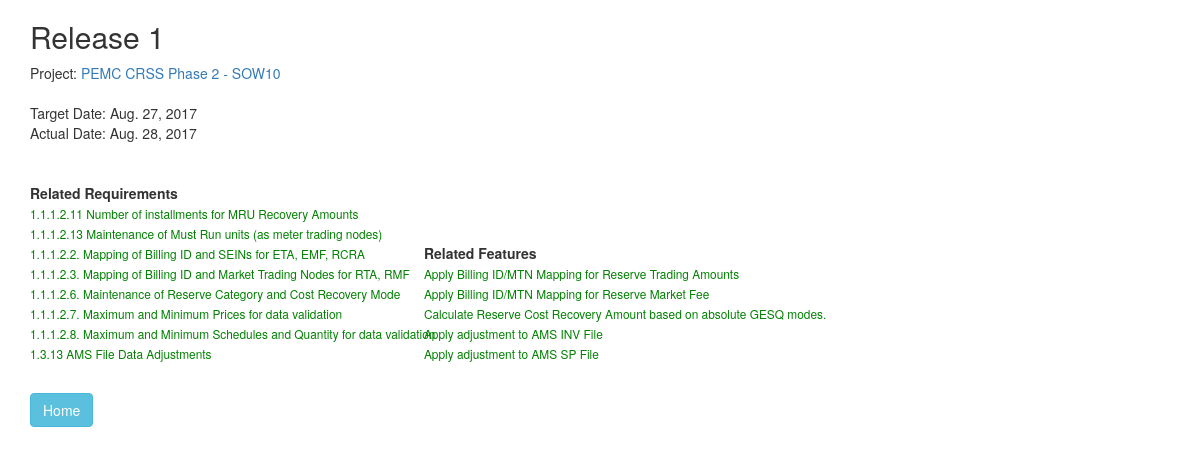
Page /joan/release/1/ on the earlier database version.
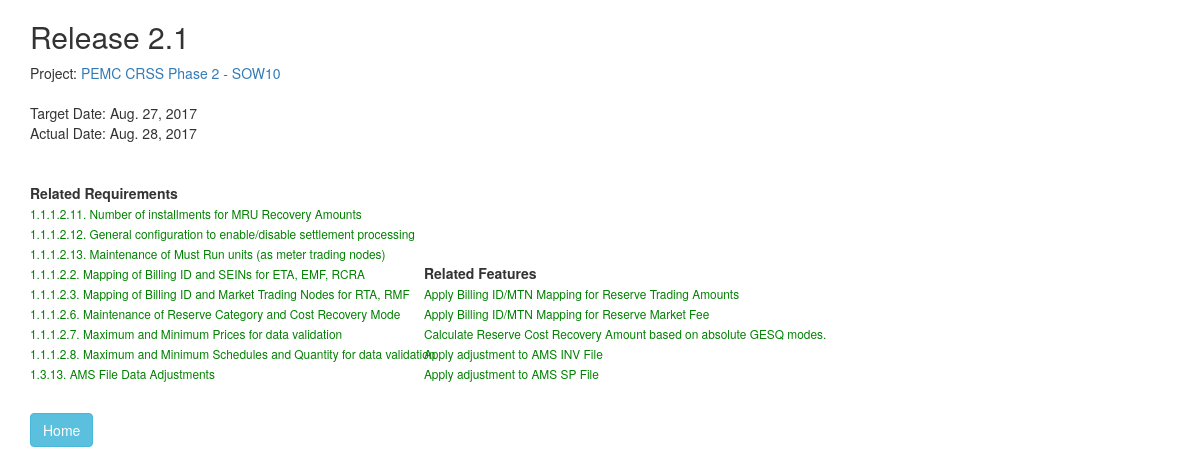
Same page on the later database version.
### joan/models.py (models this page shows, shortened)
class Release (models.Model):
    project = models.ForeignKey(Project, on_delete=models.CASCADE, default=DEFAULT_PROJECT)
    release_name = models.CharField(max_length=50)
    release_target_date = models.DateField(blank=True, null=True)
    release_actual_date = models.DateField(blank=True, null=True)
    release_details = models.CharField(max_length=70,blank=True)
    def __str__(self):
        return "Release " + self.release_name

class Requirement(models.Model):
    release = models.ForeignKey(Release, on_delete=models.CASCADE, null=True, blank=True)
    reqd_id = models.CharField(max_length=15,blank=True)
    requirement_heading = models.CharField(max_length=70,blank=True)
    requirement_text = models.TextField()
    created_at = models.DateTimeField(auto_now_add=True,null=True)
    updated_at = models.DateTimeField(auto_now=True,null=True)
    def __str__(self):
        return self.reqd_id + " " + self.requirement_heading
    class Meta:
        ordering = ['reqd_id', 'id']

class Feature(models.Model):
    project = models.ForeignKey(Project, on_delete=models.CASCADE, default=DEFAULT_PROJECT)
    requirement = models.ManyToManyField(Requirement)
    release = models.ForeignKey(Release, on_delete=models.CASCADE, null=True, blank=True)
    feature_heading = models.CharField('Category', max_length=50,blank=True)
    feature_text = models.CharField('Feature Name', max_length=200)
    feature_detail = models.TextField('Details',max_length=300,blank=True,null=True)
    created_at = models.DateTimeField(auto_now_add=True,null=True)
    updated_at = models.DateTimeField(auto_now=True,null=True)
    def __str__(self):
        return self.feature_text

class Project (models.Model):
    project_name = models.CharField(max_length=50,unique = True)
    slug = models.SlugField(max_length=10, null=True,unique=True)
    project_company = models.CharField(max_length=50)
    project_description = models.CharField(max_length=50)
    project_start_date = models.DateField(blank=True,null=True)
    project_end_date = models.DateField(blank=True, null=True)
    created_at = models.DateTimeField(auto_now_add=True,null=True)
    updated_at = models.DateTimeField(auto_now=True,null=True)
    def __str__(self):
        return self.project_name

### joan/views.py (the view)
# urls.py: url(r'^release/(?P<pk>[a-zA-Z0-9-]+)/$', views.ReleaseView.as_view(), name='release'),
class ReleaseView(generic.DetailView):
    model = Release
    template_name = 'joan/release.html'

### joan/templates/joan/release.html (shortened to what this page needs)
{% load static %}
{% load bootstrap3 %}
{% bootstrap_css %}
<link rel="stylesheet" type="text/css" href="{% static 'joan/style.css' %}" />
<div class="container">
<h2>{{ release }}</h2>
Project: <a href="{% url 'joan:project' release.project.id %}">{{ release.project }}</a> <br>
<br>
Target Date: {{ release.release_target_date }}  <br>
Actual Date: {{ release.release_actual_date }}
</div>
<div class="container horizontal-scroll">
  <div class="row">
    <div class="col-xs-4">
      <b>Related Requirements</b>
      <ul class="list-unstyled">
        {% for requirement in release.requirement_set.all %}
        <li><small><li><a href="{% url 'joan:requirement' requirement.id %}">{{ requirement }}</a></small></li>
        {% endfor %}
        <br>
      </ul>
    </div>
    <div class="col-xs-4">
      <b>Related Features</b>
      <ul class="list-unstyled">
        {% for requirement in release.requirement_set.all %}
          {% for feature in requirement.feature_set.all %}
          <li><small><a href="{% url 'joan:feature' feature.id %}">{{ feature }}</a></small></li>
          {% endfor %}
        {% endfor %}
        <br>
      </ul>
    </div>
  </div>
  <a class="btn btn-info" href="{% url 'joan:project' release.project.id %}">Home</a>
</div>

Differences in the rows shown:
changed Release "PEMC CRSS Phase 2 - SOW10": release_name "Release 1" → "Release 2.1"
changed Requirement: reqd+requirement_heading "1.1.1.2.11 Number of installments for MRU Recovery Amounts" → "1.1.1.2.11. Number of installments for MRU Recovery Amounts"
now on this page (row edited): Requirement: reqd+requirement_heading "1.1.1.2.12. General configuration to enable/disable settlement processing", shown under "Release 2.1"
changed Requirement: reqd+requirement_heading "1.1.1.2.13 Maintenance of Must Run units (as meter trading nodes)" → "1.1.1.2.13. Maintenance of Must Run units (as meter trading nodes)"
changed Requirement: reqd+requirement_heading "1.3.13 AMS File Data Adjustments" → "1.3.13. AMS File Data Adjustments"
